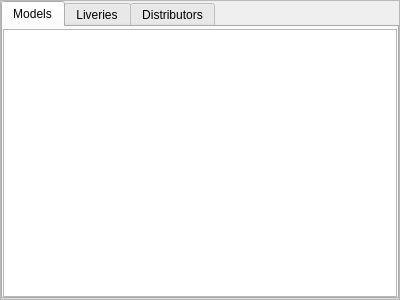
<?xml version="1.0" encoding="UTF-8"?>
<ui version="4.0">
 <class>CDataMappingComponent</class>
 <widget class="QFrame" name="CDataMappingComponent">
  <property name="geometry">
   <rect>
    <x>0</x>
    <y>0</y>
    <width>400</width>
    <height>300</height>
   </rect>
  </property>
  <property name="windowTitle">
   <string>Frame</string>
  </property>
  <property name="frameShape">
   <enum>QFrame::StyledPanel</enum>
  </property>
  <property name="frameShadow">
   <enum>QFrame::Raised</enum>
  </property>
  <layout class="QVBoxLayout" name="vl_DataMappingComponent">
   <property name="leftMargin">
    <number>0</number>
   </property>
   <property name="topMargin">
    <number>0</number>
   </property>
   <property name="rightMargin">
    <number>0</number>
   </property>
   <property name="bottomMargin">
    <number>0</number>
   </property>
   <item>
    <widget class="QTabWidget" name="tw_DataMappingComponent">
     <property name="currentIndex">
      <number>0</number>
     </property>
     <widget class="QWidget" name="tb_Models">
      <attribute name="title">
       <string>Models</string>
      </attribute>
      <layout class="QVBoxLayout" name="vl_TabModels">
       <property name="leftMargin">
        <number>0</number>
       </property>
       <property name="topMargin">
        <number>2</number>
       </property>
       <property name="rightMargin">
        <number>0</number>
       </property>
       <property name="bottomMargin">
        <number>0</number>
       </property>
       <item>
        <widget class="BlackGui::Views::CAircraftModelView" name="tvp_Models">
         <property name="selectionMode">
          <enum>QAbstractItemView::SingleSelection</enum>
         </property>
         <property name="selectionBehavior">
          <enum>QAbstractItemView::SelectRows</enum>
         </property>
         <attribute name="verticalHeaderVisible">
          <bool>false</bool>
         </attribute>
        </widget>
       </item>
      </layout>
     </widget>
     <widget class="QWidget" name="tb_Liveries">
      <attribute name="title">
       <string>Liveries</string>
      </attribute>
      <layout class="QVBoxLayout" name="vl_TabLiveries">
       <property name="leftMargin">
        <number>0</number>
       </property>
       <property name="topMargin">
        <number>2</number>
       </property>
       <property name="rightMargin">
        <number>0</number>
       </property>
       <property name="bottomMargin">
        <number>0</number>
       </property>
       <item>
        <widget class="BlackGui::Views::CLiveryView" name="tvp_Liveries">
         <property name="selectionMode">
          <enum>QAbstractItemView::SingleSelection</enum>
         </property>
         <property name="selectionBehavior">
          <enum>QAbstractItemView::SelectRows</enum>
         </property>
         <attribute name="verticalHeaderVisible">
          <bool>false</bool>
         </attribute>
        </widget>
       </item>
      </layout>
     </widget>
     <widget class="QWidget" name="tb_Distributors">
      <attribute name="title">
       <string>Distributors</string>
      </attribute>
      <layout class="QVBoxLayout" name="vl_TabDistributors">
       <property name="leftMargin">
        <number>0</number>
       </property>
       <property name="topMargin">
        <number>2</number>
       </property>
       <property name="rightMargin">
        <number>0</number>
       </property>
       <property name="bottomMargin">
        <number>0</number>
       </property>
       <item>
        <widget class="BlackGui::Views::CDistributorView" name="tvp_Distributors">
         <property name="selectionMode">
          <enum>QAbstractItemView::SingleSelection</enum>
         </property>
         <property name="selectionBehavior">
          <enum>QAbstractItemView::SelectRows</enum>
         </property>
         <attribute name="verticalHeaderVisible">
          <bool>false</bool>
         </attribute>
        </widget>
       </item>
      </layout>
     </widget>
    </widget>
   </item>
  </layout>
 </widget>
 <customwidgets>
  <customwidget>
   <class>BlackGui::Views::CAircraftModelView</class>
   <extends>QTableView</extends>
   <header>blackgui/views/aircraftmodelview.h</header>
  </customwidget>
  <customwidget>
   <class>BlackGui::Views::CDistributorView</class>
   <extends>QTableView</extends>
   <header>blackgui/views/distributorview.h</header>
  </customwidget>
  <customwidget>
   <class>BlackGui::Views::CLiveryView</class>
   <extends>QTableView</extends>
   <header>blackgui/views/liveryview.h</header>
  </customwidget>
 </customwidgets>
 <resources/>
 <connections/>
</ui>
